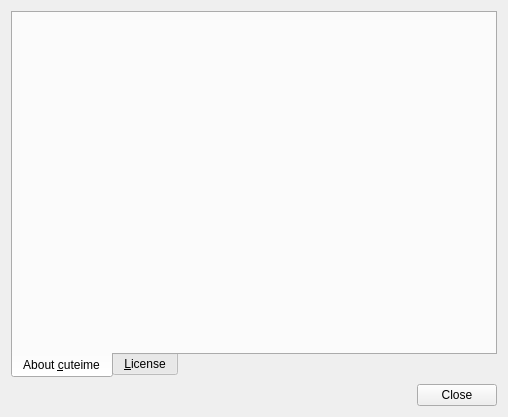
<?xml version="1.0" encoding="UTF-8"?>
<ui version="4.0">
 <class>Widget</class>
 <widget class="QWidget" name="Widget">
  <property name="geometry">
   <rect>
    <x>0</x>
    <y>0</y>
    <width>508</width>
    <height>417</height>
   </rect>
  </property>
  <property name="windowTitle">
   <string>About cuteime</string>
  </property>
  <layout class="QVBoxLayout" name="verticalLayout">
   <item>
    <widget class="QTabWidget" name="tabWidget">
     <property name="tabPosition">
      <enum>QTabWidget::South</enum>
     </property>
     <property name="currentIndex">
      <number>0</number>
     </property>
     <widget class="QWidget" name="tab1">
      <attribute name="title">
       <string>About &amp;cuteime</string>
      </attribute>
      <layout class="QHBoxLayout" name="horizontalLayout">
       <item>
        <layout class="QVBoxLayout" name="verticalLayout_2">
         <item>
          <widget class="CuteimeWidget" name="widget" native="true">
           <property name="sizePolicy">
            <sizepolicy hsizetype="Fixed" vsizetype="Preferred">
             <horstretch>0</horstretch>
             <verstretch>0</verstretch>
            </sizepolicy>
           </property>
          </widget>
         </item>
         <item>
          <spacer name="verticalSpacer">
           <property name="orientation">
            <enum>Qt::Vertical</enum>
           </property>
           <property name="sizeHint" stdset="0">
            <size>
             <width>20</width>
             <height>40</height>
            </size>
           </property>
          </spacer>
         </item>
        </layout>
       </item>
       <item>
        <widget class="QLabel" name="aboutCuteime">
         <property name="sizePolicy">
          <sizepolicy hsizetype="Preferred" vsizetype="Minimum">
           <horstretch>0</horstretch>
           <verstretch>0</verstretch>
          </sizepolicy>
         </property>
         <property name="textFormat">
          <enum>Qt::RichText</enum>
         </property>
         <property name="alignment">
          <set>Qt::AlignRight|Qt::AlignTop|Qt::AlignTrailing</set>
         </property>
         <property name="wordWrap">
          <bool>true</bool>
         </property>
         <property name="textInteractionFlags">
          <set>Qt::LinksAccessibleByMouse|Qt::TextSelectableByMouse</set>
         </property>
        </widget>
       </item>
      </layout>
     </widget>
     <widget class="QWidget" name="tab2">
      <attribute name="title">
       <string>&amp;License</string>
      </attribute>
      <layout class="QVBoxLayout" name="verticalLayout_3">
       <item>
        <widget class="QToolBox" name="toolBox">
         <property name="currentIndex">
          <number>0</number>
         </property>
         <widget class="QWidget" name="page">
          <property name="geometry">
           <rect>
            <x>0</x>
            <y>0</y>
            <width>468</width>
            <height>253</height>
           </rect>
          </property>
          <attribute name="label">
           <string>LGPL</string>
          </attribute>
          <layout class="QVBoxLayout" name="verticalLayout_4">
           <item>
            <widget class="QPlainTextEdit" name="lgpl">
             <property name="sizePolicy">
              <sizepolicy hsizetype="Expanding" vsizetype="Expanding">
               <horstretch>0</horstretch>
               <verstretch>5</verstretch>
              </sizepolicy>
             </property>
             <property name="font">
              <font>
               <pointsize>7</pointsize>
              </font>
             </property>
             <property name="readOnly">
              <bool>true</bool>
             </property>
            </widget>
           </item>
          </layout>
         </widget>
         <widget class="QWidget" name="page_2">
          <property name="geometry">
           <rect>
            <x>0</x>
            <y>0</y>
            <width>98</width>
            <height>96</height>
           </rect>
          </property>
          <attribute name="label">
           <string>LGPL Exception</string>
          </attribute>
          <layout class="QVBoxLayout" name="verticalLayout_5">
           <item>
            <widget class="QPlainTextEdit" name="lgplException">
             <property name="sizePolicy">
              <sizepolicy hsizetype="Expanding" vsizetype="Expanding">
               <horstretch>0</horstretch>
               <verstretch>2</verstretch>
              </sizepolicy>
             </property>
             <property name="font">
              <font>
               <pointsize>7</pointsize>
              </font>
             </property>
             <property name="readOnly">
              <bool>true</bool>
             </property>
            </widget>
           </item>
          </layout>
         </widget>
        </widget>
       </item>
      </layout>
     </widget>
    </widget>
   </item>
   <item>
    <widget class="QDialogButtonBox" name="buttonBox">
     <property name="orientation">
      <enum>Qt::Horizontal</enum>
     </property>
     <property name="standardButtons">
      <set>QDialogButtonBox::Close</set>
     </property>
    </widget>
   </item>
  </layout>
 </widget>
 <customwidgets>
  <customwidget>
   <class>CuteimeWidget</class>
   <extends>QWidget</extends>
   <header>cuteimewidget.h</header>
   <container>1</container>
  </customwidget>
 </customwidgets>
 <resources/>
 <connections>
  <connection>
   <sender>buttonBox</sender>
   <signal>rejected()</signal>
   <receiver>Widget</receiver>
   <slot>close()</slot>
   <hints>
    <hint type="sourcelabel">
     <x>357</x>
     <y>313</y>
    </hint>
    <hint type="destinationlabel">
     <x>406</x>
     <y>289</y>
    </hint>
   </hints>
  </connection>
 </connections>
</ui>
